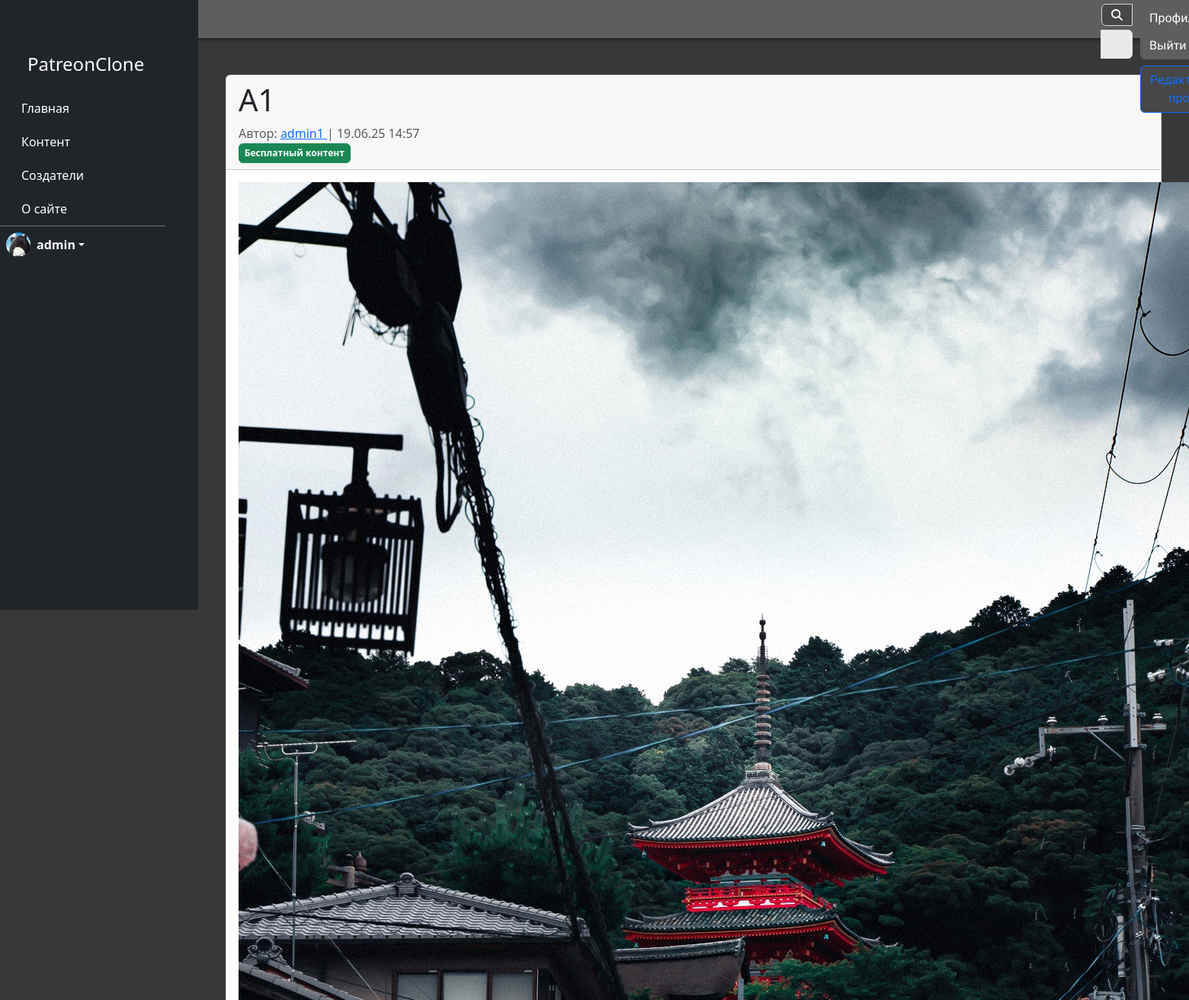
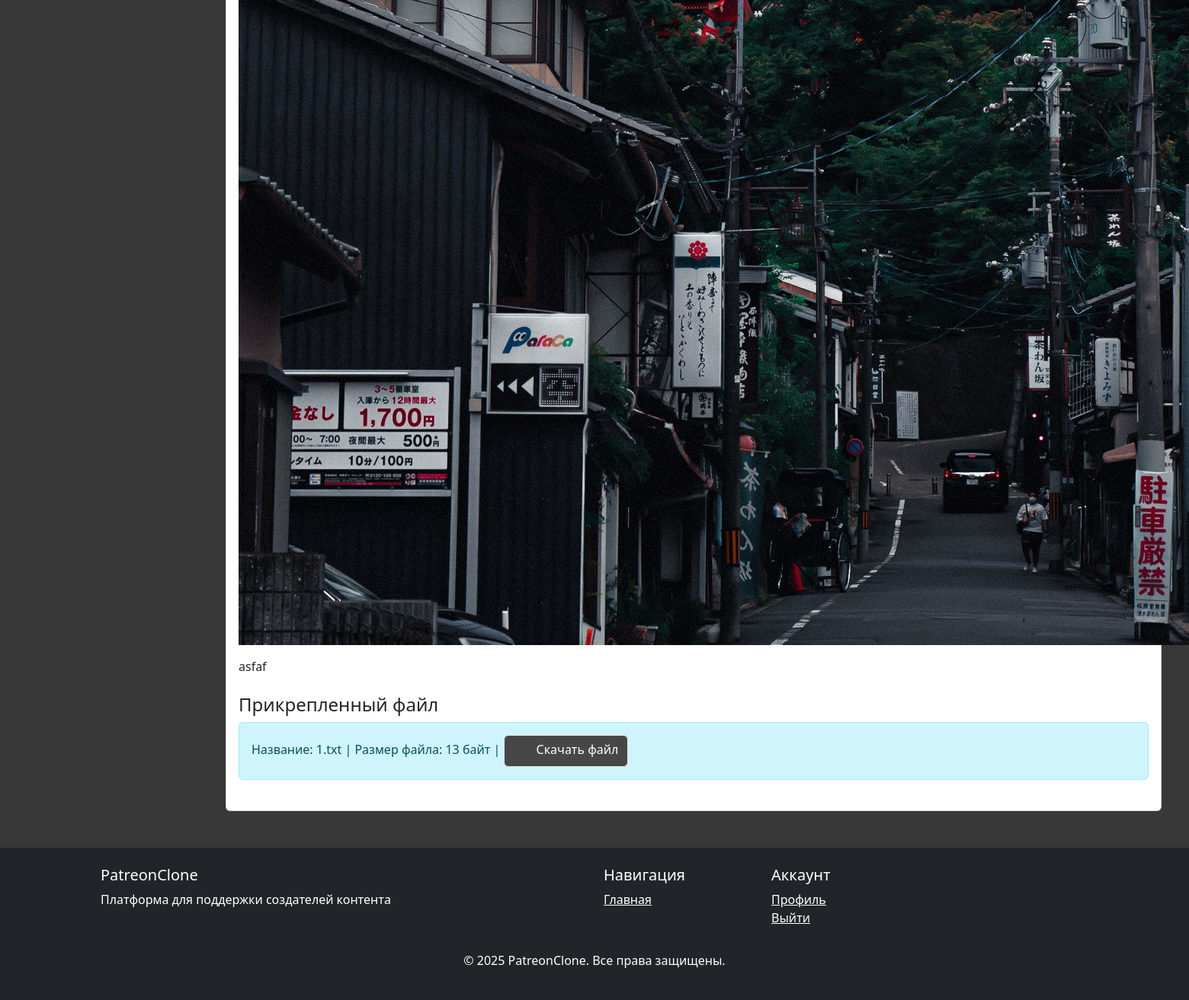
Page /home/content/1/ (signed in) on the committed database (2 pictures, top to bottom).
### home/models.py (models this page shows, shortened)
class CustomUser(AbstractUser):
    ROLE_CHOICES = (
        ('user', 'Regular User'),
        ('creator', 'Content Creator'),
    )
    role = models.CharField(max_length=10, choices=ROLE_CHOICES, default='user')
    first_name = models.CharField(max_length=30, blank=True, null=True)
    last_name = models.CharField(max_length=150, blank=True, null=True)
    email = models.EmailField(blank=True, null=True)
    bio = models.TextField(blank=True, null=True)
    avatar = models.ImageField(default='avatars/default_pic.png', upload_to='avatars/', blank=True, null=True)
    banner = models.ImageField(default='banners/default_banner.jpg', upload_to='banner/', blank=True, null=True)
    created_at = models.DateTimeField(auto_now_add=True)
    website = models.URLField(blank=True, null=True)
    social_media = models.CharField(max_length=255, blank=True, null=True)

class Content(models.Model):
    creator = models.ForeignKey(
        settings.AUTH_USER_MODEL,
        on_delete=models.CASCADE,
        limit_choices_to={'role': 'creator'}  # Важно: только создатели!
    )
    tier = models.ForeignKey(Tier, on_delete=models.SET_NULL, null=True, blank=True)
    title = models.CharField(max_length=200)
    description = models.TextField()
    file = models.FileField(upload_to='content_files/')  # Основное поле для файлов
    file_size = models.PositiveIntegerField(
        blank=True,
        null=True,
        editable=False,
        verbose_name="Размер файла (байты)"
    )
    created_at = models.DateTimeField(auto_now_add=True)
    is_public = models.BooleanField(default=False)  # Бесплатный контент
    download_count = models.IntegerField(default=0)
    @property
    def file_type(self):
        if self.file:
            extension = self.file.name.split('.')[-1].lower()
            if extension in ['jpg', 'jpeg', 'png', 'gif', 'webp']:
                return 'image'
            elif extension in ['mp4', 'avi', 'mov', 'mkv', 'webm']:
                return 'video'
            elif extension in ['pdf', 'doc', 'docx', 'txt']:
                return 'document'
            elif extension in ['mp3', 'wav', 'ogg']:
                return 'audio'
        return 'other'

### home/views.py (the view)
# urls.py: path('content/<int:pk>/', views.content_detail, name='content_detail'),
def content_detail(request, pk):
    content = get_object_or_404(Content, pk=pk)
    user_has_access = False
    if request.user.is_authenticated:
        if content.is_public or content.creator == request.user:
            user_has_access = True
        elif request.user.role == 'user':
            user_has_access = request.user.subscriptions.filter(
                tier=content.tier,
                is_active=True
            ).exists()
    return render(request, 'content_detail.html', {
        'content': content,
        'user_has_access': user_has_access
    })

### home/templatetags/custom_filters.py (called while the page is built)
@register.filter
def custom_filesizeformat(value):
    if value is None:
        return "0 байт"
    try:
        value = float(value)
    except (TypeError, ValueError):
        return "неизвестно"
    units = ['байт', 'КБ', 'МБ', 'ГБ']
    unit_index = 0
    while value >= 1024 and unit_index < len(units) - 1:
        value /= 1024.0
        unit_index += 1
    if unit_index == 0:
        return f"{int(value)} {units[unit_index]}"
    elif value < 10:
        return f"{value:.2f} {units[unit_index]}"
    elif value < 100:
        return f"{value:.1f} {units[unit_index]}"
    else:
        return f"{int(value)} {units[unit_index]}"

@register.filter
def filename(value):
    return os.path.basename(value)

### home/templates/content_detail.html (shortened to what this page needs)
{% extends "base.html" %}
{% load static %}
{% block content %}
<div class="container mt-5">
    <div class="card">
        <div class="card-header">
            <h1>{{ content.title }}</h1>
            <div class="text-muted">
                Автор: <a href="{% url 'profile' user_id=content.creator.id %}">
                    {{ content.creator.username }}
                </a>
                | {{ content.created_at|date:"d.m.y H:i" }}
            </div>
            <div class="text-muted">
                {% if content.tier %}
                    Доступно для подписчиков тарифа: <span class="badge bg-primary">{{ content.tier.name }}</span>
                {% else %}
                    <span class="badge bg-success">Бесплатный контент</span>
                {% endif %}
            </div>
        </div>
        <div class="card-body">
             <div>
                 <a><img src="{% static 'img/postpic.jpg' %}"></a>
             </div>
            <div class="mb-4">
                <p>{{ content.description|linebreaks }}</p>
            </div>
            {% if user_has_access %}
                <div class="content-file mb-4">
                    <h4>Прикрепленный файл</h4>
                    {% if content.file_type == 'image' %}
                        <img src="{{ content.file.url }}" class="img-fluid rounded" alt="{{ content.title }}">
                    {% elif content.file_type == 'video' %}
                        <video controls class="w-100">
                            <source src="{{ content.file.url }}" type="video/mp4">
                            Ваш браузер не поддерживает видео.
                        </video>
                    {% elif content.file_type == 'audio' %}
                        <audio controls class="w-100">
                            <source src="{{ content.file.url }}" type="audio/mpeg">
                            Ваш браузер не поддерживает аудио.
                        </audio>
                    {% else %}
                        <div class="alert alert-info">
                            {% load custom_filters %}
                            Название: {{ content.file.name|filename }} |
                            {% if content.file_size %}
                            {% load custom_filters %}Размер файла: {{ content.file_size|custom_filesizeformat }} |
                            {% endif %}
                            <a href="{% url 'download_content' content.id %}" class="btn btn-primary" download>
                                <span class="icon5"></span>Скачать файл
                            </a>
                        </div>
                    {% endif %}
                </div>
            {% endif %}
        </div>
    </div>
</div>
{% endblock %}

### templates/sidebar.html (shortened to what this page needs)
<nav class="navbar navbar-dark bg-dark align-items-start sidebar">
    <div class="container-fluid flex-column align-items-stretch p-0">
        <a class="navbar-brand d-flex justify-content-center align-items-center sidebar-brand m-2" href="{% url 'home' %}">
            <span>PatreonClone</span>
        </a>
        <ul class="nav nav-pills flex-column mb-auto">
            <li class="nav-item">
                <a href="{% url 'home' %}" class="nav-link text-white">
                    Главная
                </a>
            </li>
            <li class="nav-item">
               <a href="#" class="nav-link text-white">
                    Контент
                </a>
            </li>
            <li class="nav-item">
               <a href="{% url 'creator_list' %}" class="nav-link text-white">
                    Создатели
                </a>
            </li>
            <li class="nav-item">
                <a href="{% url 'about' %}" class="nav-link text-white">
                    О сайте
                </a>
            </li>
        </ul>
        <div class="dropdown border-top border-secondary p-2">
            {% if user.is_authenticated %}
                <a href="#" class="d-flex align-items-center text-white text-decoration-none dropdown-toggle" id="dropdownUser" data-bs-toggle="dropdown">
                    {% if user.avatar %}
                        <img src="{{ user.avatar.url }}" alt="Аватар" width="32" height="32" class="rounded-circle me-2">
                    {% else %}
                        <i class="bi bi-person-circle me-2"></i>
                    {% endif %}
                    <strong>{{ user.username }}</strong>
                </a>
            {% endif %}
        </div>
    </div>
</nav>

### static/css/style.css (style rules this page uses)
html { height: 100%; }
body { background: #383838; min-height: 100vh; margin: 0; padding: 0; box-sizing: border-box; }
.nav-link { color: aliceblue; width: 100%; }
.nav-item { flex: 1; }
.btn { background-color: #474747; }
span.icon5 { background: url("svg/download-ico.svg") no-repeat; float: left; width: 25px; height: 25px; margin-right: 5px; margin-top: 3px; }
.btn-primary { --bs-btn-border-color: #e6e6e6; }
.sidebar { position: fixed; top: 0; bottom: 0; left: 0; z-index: 100; padding: 48px 0 0; box-shadow: inset -1px 0 0 rgba(0, 0, 0, .1); height: 100vh; overflow-y: auto; }
.sidebar .nav-link { color: #fff; border-radius: 0; padding: 10px 20px; }
.sidebar .sidebar-brand { color: #fff; font-size: 1.5rem; padding: 10px 20px; }
.badge { line-height: revert; }

### rows in the picture
CustomUser: avatar (placeholder picture), username "admin"
Content: title "A1", creator.username "admin1", created_at "19.06.25 14:57", description "asfaf", file.name|filename "1.txt", file_size|custom_filesizeformat "13 байт"
